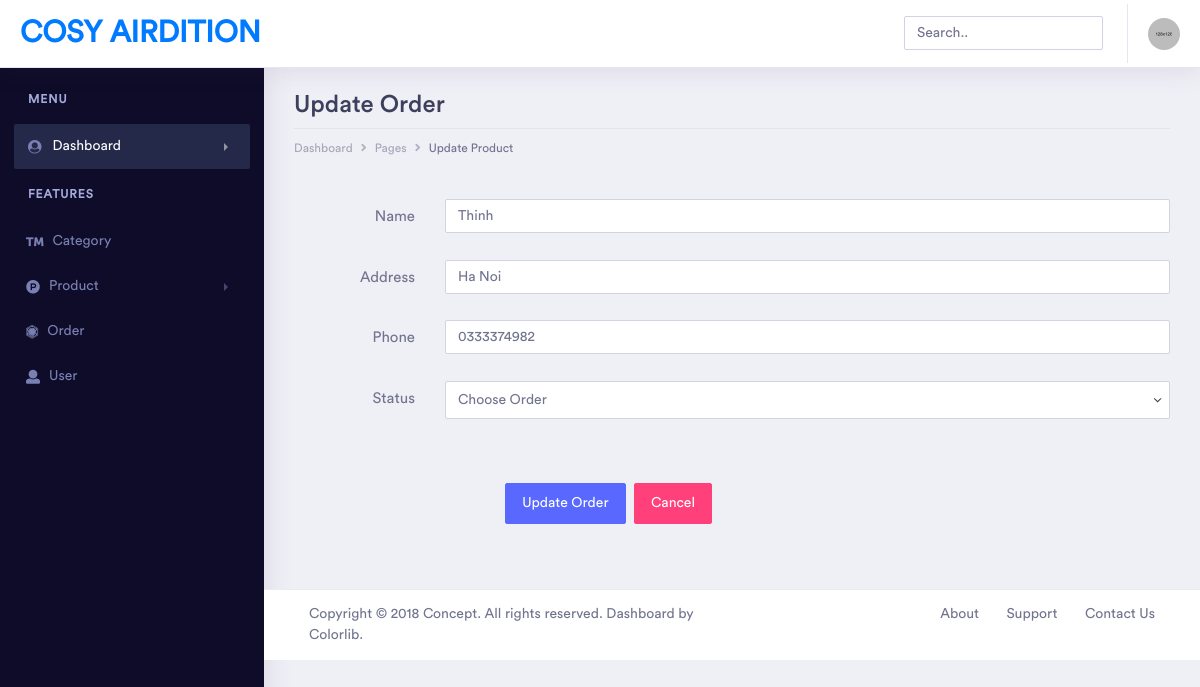
Page /admin/update_order.php?id=1603185643 on the committed database.
### tables this page shows
CREATE TABLE `orders` (
  `order_id` int(11) NOT NULL,
  `datecreate` text NOT NULL,
  `order_address` text NOT NULL,
  `order_name` text NOT NULL,
  `order_phone` text NOT NULL,
  `order_email` text NOT NULL,
  `total_price` float NOT NULL,
  `status` text NOT NULL
);

### resources/functions.php (called while the page is built, shortened)
<?php
    function fetch_array($result){
        return mysqli_fetch_array($result);
    }
?>

### public/admin/update_order.php (the view, shortened to what this page needs)
<?php include(TEMPLATE_BACK . DS . "header.php"); ?>
<?PHP
    if($_SERVER["REQUEST_METHOD"] == 'GET'){
        $sql = "SELECT * FROM `orders` WHERE order_id = ".($_GET['id'])."";
			$query = mysqli_query($connection,$sql);
    }
?>
<div class="dashboard-wrapper">
    <div class="container-fluid dashboard-content">
        <div class="row">
            <div class="col-xl-12 col-lg-12 col-md-12 col-sm-12 col-12">
                <div class="page-header">
                    <h2 class="pageheader-title">Update Order</h2>
                    <div class="page-breadcrumb">
                        <nav aria-label="breadcrumb">
                            <ol class="breadcrumb">
                                <li class="breadcrumb-item"><a href="#" class="breadcrumb-link">Dashboard</a>
                                </li>
                                <li class="breadcrumb-item"><a href="#" class="breadcrumb-link">Pages</a></li>
                                <li class="breadcrumb-item active" aria-current="page">Update Product</li>
                            </ol>
                        </nav>
                    </div>
                </div>
            </div>
        </div>
        <div class="row">
            <div class="col-xl-12 col-lg-12 col-md-12 col-sm-12 col-12">
            <?PHP while( $row = fetch_array($query)){ ?>
                <form id="form" data-parsley-validate="" novalidate="" method="POST" action="" enctype="multipart/form-data">
                    <div class="form-group row">
                        <label for="inputEmail2" class="col-3 col-lg-2 col-form-label text-right">Name</label>
                        <div class="col-9 col-lg-10">
                        <input style="pointer-events: none;" id="inputEmail2" type="text" required="" data-parsley-type="" placeholder=""class="form-control" name="order_name" value="<?php echo $row['order_name']?>">
                        </div>
                    </div>
                    <div class="form-group row">
                        <label for="inputEmail2" class="col-3 col-lg-2 col-form-label text-right">Address</label>
                        <div class="col-9 col-lg-10">
                        <input style="pointer-events: none;" id="inputEmail2" type="text" required="" data-parsley-type="" placeholder=""class="form-control" name="order_address" value="<?php echo $row['order_address']?>">
                        </div>
                    </div>
                    <div class="form-group row">
                        <label for="inputEmail2" class="col-3 col-lg-2 col-form-label text-right">Phone</label>
                        <div class="col-9 col-lg-10">
                        <input style="pointer-events: none;" id="inputEmail2" type="text" required="" data-parsley-type="" placeholder=""class="form-control" name="order_phone" value="<?php echo $row['order_phone']?>">
                        </div>
                    </div>
                    <div class="form-group row">
                        <label for="inputEmail2" class="col-3 col-lg-2 col-form-label text-right">Status</label>
                        <div class="col-9 col-lg-10">
                            <select class="form-control" id="input-select" name="status">
                                <option >Choose Order</option>
                            </select>
                        </div>
                    </div>
                    <div class="row pt-2 pt-sm-5 mt-1">
                        <div class="col-sm-6 pl-0">
                            <p class="text-right">
                                <button type="submit" class="btn btn-space btn-primary" name="update_order">Update Order</button>
                                <button class="btn btn-space btn-secondary">Cancel</button>
                            </p>
                        </div>
                    </div>
                </form>
                <?PHP } ?>
            </div>
        </div>
    </div>
    <?php include(TEMPLATE_BACK . DS . "footer.php"); ?>

### rows in the picture
orders: order_name "Thinh", order_address "Ha Noi", order_phone "0333374982"
